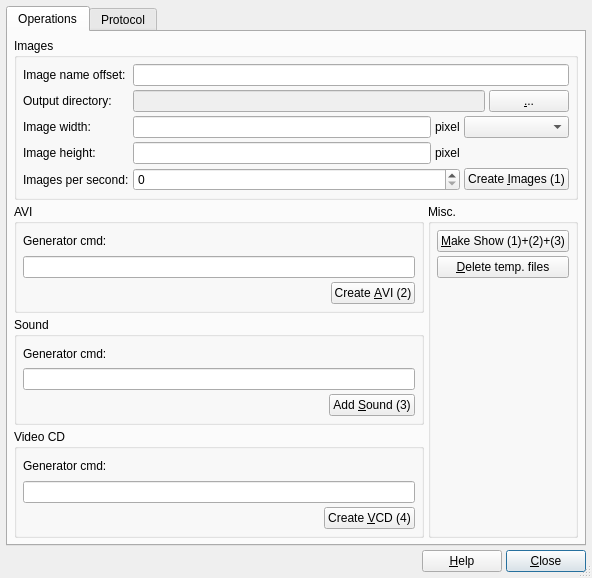
<?xml version="1.0" encoding="UTF-8"?>
<ui version="4.0">
 <class>CreateMovieDlg4</class>
 <widget class="QDialog" name="CreateMovieDlg4">
  <property name="geometry">
   <rect>
    <x>0</x>
    <y>0</y>
    <width>592</width>
    <height>578</height>
   </rect>
  </property>
  <property name="windowTitle">
   <string>Create Movie</string>
  </property>
  <property name="sizeGripEnabled">
   <bool>true</bool>
  </property>
  <layout class="QGridLayout" name="gridLayout">
   <item row="0" column="0">
    <widget class="QTabWidget" name="tabWidgetOps">
     <property name="currentIndex">
      <number>0</number>
     </property>
     <widget class="QWidget" name="tab">
      <attribute name="title">
       <string>Operations</string>
      </attribute>
      <layout class="QGridLayout">
       <item row="0" column="0" colspan="2">
        <widget class="QGroupBox" name="groupBox1">
         <property name="title">
          <string>Images</string>
         </property>
         <layout class="QGridLayout">
          <item row="3" column="0">
           <widget class="QLabel" name="textLabel4">
            <property name="text">
             <string>Image height:</string>
            </property>
            <property name="wordWrap">
             <bool>false</bool>
            </property>
           </widget>
          </item>
          <item row="2" column="1">
           <widget class="QLineEdit" name="m_pImageWidth"/>
          </item>
          <item row="2" column="0">
           <widget class="QLabel" name="textLabel3">
            <property name="text">
             <string>Image width:</string>
            </property>
            <property name="wordWrap">
             <bool>false</bool>
            </property>
           </widget>
          </item>
          <item row="4" column="0">
           <widget class="QLabel" name="textLabel5">
            <property name="text">
             <string>Images per second:</string>
            </property>
            <property name="wordWrap">
             <bool>false</bool>
            </property>
           </widget>
          </item>
          <item row="2" column="2">
           <widget class="QLabel" name="textLabel1_2">
            <property name="text">
             <string>pixel</string>
            </property>
            <property name="wordWrap">
             <bool>false</bool>
            </property>
           </widget>
          </item>
          <item row="3" column="2">
           <widget class="QLabel" name="textLabel1_2_2">
            <property name="text">
             <string>pixel</string>
            </property>
            <property name="wordWrap">
             <bool>false</bool>
            </property>
           </widget>
          </item>
          <item row="4" column="1" colspan="2">
           <widget class="QSpinBox" name="m_pImagesPerSecond"/>
          </item>
          <item row="3" column="1">
           <widget class="QLineEdit" name="m_pImageHeight"/>
          </item>
          <item row="2" column="3" colspan="2">
           <widget class="QComboBox" name="m_pImageRatio"/>
          </item>
          <item row="3" column="3" colspan="2">
           <spacer name="spacer6">
            <property name="orientation">
             <enum>Qt::Horizontal</enum>
            </property>
            <property name="sizeType">
             <enum>QSizePolicy::Expanding</enum>
            </property>
            <property name="sizeHint" stdset="0">
             <size>
              <width>101</width>
              <height>20</height>
             </size>
            </property>
           </spacer>
          </item>
          <item row="0" column="0">
           <widget class="QLabel" name="textLabel2">
            <property name="text">
             <string>Image name offset:</string>
            </property>
            <property name="wordWrap">
             <bool>false</bool>
            </property>
           </widget>
          </item>
          <item row="1" column="1" colspan="3">
           <widget class="QLineEdit" name="m_pDirectoryName">
            <property name="enabled">
             <bool>false</bool>
            </property>
           </widget>
          </item>
          <item row="1" column="0">
           <widget class="QLabel" name="textLabel1">
            <property name="text">
             <string>Output directory:</string>
            </property>
            <property name="wordWrap">
             <bool>false</bool>
            </property>
           </widget>
          </item>
          <item row="4" column="3" colspan="2">
           <widget class="QPushButton" name="m_pCreateImages">
            <property name="text">
             <string>Create &amp;Images (1)</string>
            </property>
            <property name="shortcut">
             <string>Alt+I</string>
            </property>
           </widget>
          </item>
          <item row="1" column="4">
           <widget class="QPushButton" name="m_pSelectDirectory">
            <property name="sizePolicy">
             <sizepolicy hsizetype="Minimum" vsizetype="Fixed">
              <horstretch>0</horstretch>
              <verstretch>0</verstretch>
             </sizepolicy>
            </property>
            <property name="text">
             <string>&amp;...</string>
            </property>
            <property name="shortcut">
             <string>Alt+.</string>
            </property>
           </widget>
          </item>
          <item row="0" column="1" colspan="4">
           <widget class="QLineEdit" name="m_pImageNameOffset"/>
          </item>
         </layout>
        </widget>
       </item>
       <item row="1" column="0">
        <widget class="QGroupBox" name="groupBox2">
         <property name="title">
          <string>AVI</string>
         </property>
         <layout class="QGridLayout">
          <item row="0" column="0">
           <widget class="QLabel" name="textLabel2_2">
            <property name="text">
             <string>Generator cmd:</string>
            </property>
            <property name="wordWrap">
             <bool>false</bool>
            </property>
           </widget>
          </item>
          <item row="1" column="0" colspan="2">
           <widget class="QLineEdit" name="m_pGeneratorCmd">
            <property name="readOnly">
             <bool>true</bool>
            </property>
           </widget>
          </item>
          <item row="2" column="1">
           <widget class="QPushButton" name="m_pCreateAVI">
            <property name="text">
             <string>Create &amp;AVI (2)</string>
            </property>
            <property name="shortcut">
             <string>Alt+A</string>
            </property>
           </widget>
          </item>
          <item row="2" column="0">
           <spacer name="spacer4">
            <property name="orientation">
             <enum>Qt::Horizontal</enum>
            </property>
            <property name="sizeType">
             <enum>QSizePolicy::Expanding</enum>
            </property>
            <property name="sizeHint" stdset="0">
             <size>
              <width>203</width>
              <height>15</height>
             </size>
            </property>
           </spacer>
          </item>
         </layout>
        </widget>
       </item>
       <item row="2" column="0">
        <widget class="QGroupBox" name="groupBox2_2">
         <property name="title">
          <string>Sound</string>
         </property>
         <layout class="QGridLayout">
          <item row="0" column="0">
           <widget class="QLabel" name="textLabel2_2_2">
            <property name="text">
             <string>Generator cmd:</string>
            </property>
            <property name="wordWrap">
             <bool>false</bool>
            </property>
           </widget>
          </item>
          <item row="1" column="0" colspan="2">
           <widget class="QLineEdit" name="m_pSoundGeneratorCmd">
            <property name="readOnly">
             <bool>true</bool>
            </property>
           </widget>
          </item>
          <item row="2" column="1">
           <widget class="QPushButton" name="m_pAddSound">
            <property name="text">
             <string>Add &amp;Sound (3)</string>
            </property>
            <property name="shortcut">
             <string>Alt+S</string>
            </property>
           </widget>
          </item>
          <item row="2" column="0">
           <spacer name="spacer7">
            <property name="orientation">
             <enum>Qt::Horizontal</enum>
            </property>
            <property name="sizeType">
             <enum>QSizePolicy::Expanding</enum>
            </property>
            <property name="sizeHint" stdset="0">
             <size>
              <width>203</width>
              <height>15</height>
             </size>
            </property>
           </spacer>
          </item>
         </layout>
        </widget>
       </item>
       <item row="3" column="0">
        <widget class="QGroupBox" name="groupBox2_2_2">
         <property name="title">
          <string>Video CD</string>
         </property>
         <layout class="QGridLayout">
          <item row="0" column="0">
           <widget class="QLabel" name="textLabel2_2_2_2">
            <property name="text">
             <string>Generator cmd:</string>
            </property>
            <property name="wordWrap">
             <bool>false</bool>
            </property>
           </widget>
          </item>
          <item row="1" column="0" colspan="2">
           <widget class="QLineEdit" name="m_pVCDGeneratorCmd">
            <property name="readOnly">
             <bool>true</bool>
            </property>
           </widget>
          </item>
          <item row="2" column="1">
           <widget class="QPushButton" name="m_pCreateVCD">
            <property name="text">
             <string>Create &amp;VCD (4)</string>
            </property>
            <property name="shortcut">
             <string>Alt+V</string>
            </property>
           </widget>
          </item>
          <item row="2" column="0">
           <spacer name="spacer7_2">
            <property name="orientation">
             <enum>Qt::Horizontal</enum>
            </property>
            <property name="sizeType">
             <enum>QSizePolicy::Expanding</enum>
            </property>
            <property name="sizeHint" stdset="0">
             <size>
              <width>308</width>
              <height>16</height>
             </size>
            </property>
           </spacer>
          </item>
         </layout>
        </widget>
       </item>
       <item row="1" column="1" rowspan="3">
        <widget class="QGroupBox" name="m_pMisc">
         <property name="title">
          <string>Misc.</string>
         </property>
         <layout class="QVBoxLayout">
          <item>
           <widget class="QPushButton" name="m_pMakeShow">
            <property name="text">
             <string>&amp;Make Show (1)+(2)+(3)</string>
            </property>
            <property name="shortcut">
             <string>Alt+M</string>
            </property>
           </widget>
          </item>
          <item>
           <widget class="QPushButton" name="m_pDeleteTemp">
            <property name="text">
             <string>&amp;Delete temp. files</string>
            </property>
            <property name="shortcut">
             <string>Alt+D</string>
            </property>
           </widget>
          </item>
          <item>
           <spacer name="verticalSpacer">
            <property name="orientation">
             <enum>Qt::Vertical</enum>
            </property>
            <property name="sizeHint" stdset="0">
             <size>
              <width>20</width>
              <height>40</height>
             </size>
            </property>
           </spacer>
          </item>
         </layout>
        </widget>
       </item>
      </layout>
     </widget>
     <widget class="QWidget" name="tab">
      <attribute name="title">
       <string>Protocol</string>
      </attribute>
      <layout class="QHBoxLayout">
       <item>
        <widget class="QGroupBox" name="groupBox11">
         <property name="title">
          <string>Messages</string>
         </property>
         <layout class="QGridLayout" name="gridLayout_2">
          <item row="0" column="0">
           <widget class="QLabel" name="textLabel1_3">
            <property name="text">
             <string>Output:</string>
            </property>
            <property name="wordWrap">
             <bool>false</bool>
            </property>
           </widget>
          </item>
          <item row="1" column="0" colspan="2">
           <widget class="QTextEdit" name="m_pOutput"/>
          </item>
          <item row="2" column="0">
           <widget class="QPushButton" name="m_pClear">
            <property name="text">
             <string>&amp;Clear</string>
            </property>
            <property name="shortcut">
             <string>Alt+C</string>
            </property>
           </widget>
          </item>
          <item row="2" column="1">
           <spacer name="spacer14">
            <property name="orientation">
             <enum>Qt::Horizontal</enum>
            </property>
            <property name="sizeType">
             <enum>QSizePolicy::Expanding</enum>
            </property>
            <property name="sizeHint" stdset="0">
             <size>
              <width>446</width>
              <height>22</height>
             </size>
            </property>
           </spacer>
          </item>
         </layout>
        </widget>
       </item>
      </layout>
     </widget>
    </widget>
   </item>
   <item row="1" column="0">
    <layout class="QHBoxLayout">
     <item>
      <spacer name="spacer13">
       <property name="orientation">
        <enum>Qt::Horizontal</enum>
       </property>
       <property name="sizeType">
        <enum>QSizePolicy::Expanding</enum>
       </property>
       <property name="sizeHint" stdset="0">
        <size>
         <width>307</width>
         <height>14</height>
        </size>
       </property>
      </spacer>
     </item>
     <item>
      <widget class="QPushButton" name="buttonHelp">
       <property name="text">
        <string>&amp;Help</string>
       </property>
       <property name="shortcut">
        <string>F1</string>
       </property>
       <property name="autoDefault">
        <bool>true</bool>
       </property>
      </widget>
     </item>
     <item>
      <widget class="QPushButton" name="buttonOk">
       <property name="text">
        <string>&amp;Close</string>
       </property>
       <property name="shortcut">
        <string>Alt+C</string>
       </property>
       <property name="autoDefault">
        <bool>true</bool>
       </property>
       <property name="default">
        <bool>true</bool>
       </property>
      </widget>
     </item>
    </layout>
   </item>
  </layout>
 </widget>
 <layoutdefault spacing="4" margin="6"/>
 <pixmapfunction>qPixmapFromMimeSource</pixmapfunction>
 <tabstops>
  <tabstop>m_pImageNameOffset</tabstop>
  <tabstop>m_pDirectoryName</tabstop>
  <tabstop>m_pSelectDirectory</tabstop>
  <tabstop>m_pImageWidth</tabstop>
  <tabstop>m_pImageHeight</tabstop>
  <tabstop>m_pImageRatio</tabstop>
  <tabstop>m_pImagesPerSecond</tabstop>
  <tabstop>m_pCreateImages</tabstop>
  <tabstop>m_pGeneratorCmd</tabstop>
  <tabstop>m_pCreateAVI</tabstop>
  <tabstop>m_pSoundGeneratorCmd</tabstop>
  <tabstop>m_pAddSound</tabstop>
  <tabstop>m_pVCDGeneratorCmd</tabstop>
  <tabstop>m_pCreateVCD</tabstop>
  <tabstop>m_pMakeShow</tabstop>
  <tabstop>buttonHelp</tabstop>
  <tabstop>buttonOk</tabstop>
  <tabstop>m_pClear</tabstop>
  <tabstop>tabWidgetOps</tabstop>
 </tabstops>
 <resources/>
 <connections>
  <connection>
   <sender>buttonOk</sender>
   <signal>clicked()</signal>
   <receiver>CreateMovieDlg4</receiver>
   <slot>accept()</slot>
   <hints>
    <hint type="sourcelabel">
     <x>527</x>
     <y>565</y>
    </hint>
    <hint type="destinationlabel">
     <x>20</x>
     <y>20</y>
    </hint>
   </hints>
  </connection>
  <connection>
   <sender>m_pClear</sender>
   <signal>clicked()</signal>
   <receiver>m_pOutput</receiver>
   <slot>clear()</slot>
   <hints>
    <hint type="sourcelabel">
     <x>72</x>
     <y>501</y>
    </hint>
    <hint type="destinationlabel">
     <x>117</x>
     <y>379</y>
    </hint>
   </hints>
  </connection>
  <connection>
   <sender>m_pCreateImages</sender>
   <signal>clicked()</signal>
   <receiver>CreateMovieDlg4</receiver>
   <slot>OnCreateImages()</slot>
   <hints>
    <hint type="sourcelabel">
     <x>512</x>
     <y>174</y>
    </hint>
    <hint type="destinationlabel">
     <x>589</x>
     <y>180</y>
    </hint>
   </hints>
  </connection>
  <connection>
   <sender>m_pSelectDirectory</sender>
   <signal>clicked()</signal>
   <receiver>CreateMovieDlg4</receiver>
   <slot>sltSelectOutputDirectory()</slot>
   <hints>
    <hint type="sourcelabel">
     <x>513</x>
     <y>102</y>
    </hint>
    <hint type="destinationlabel">
     <x>586</x>
     <y>100</y>
    </hint>
   </hints>
  </connection>
  <connection>
   <sender>m_pImageRatio</sender>
   <signal>activated(QString)</signal>
   <receiver>CreateMovieDlg4</receiver>
   <slot>sltImageRatioSelected(QString)</slot>
   <hints>
    <hint type="sourcelabel">
     <x>499</x>
     <y>123</y>
    </hint>
    <hint type="destinationlabel">
     <x>587</x>
     <y>147</y>
    </hint>
   </hints>
  </connection>
  <connection>
   <sender>m_pCreateAVI</sender>
   <signal>clicked()</signal>
   <receiver>CreateMovieDlg4</receiver>
   <slot>sltCreateAVI()</slot>
   <hints>
    <hint type="sourcelabel">
     <x>361</x>
     <y>286</y>
    </hint>
    <hint type="destinationlabel">
     <x>588</x>
     <y>292</y>
    </hint>
   </hints>
  </connection>
 </connections>
 <slots>
  <slot>sltCreateImages()</slot>
  <slot>sltSelectOutputDirectory()</slot>
  <slot>sltImageRatioSelected(QString)</slot>
  <slot>sltCreateAVI()</slot>
 </slots>
</ui>
